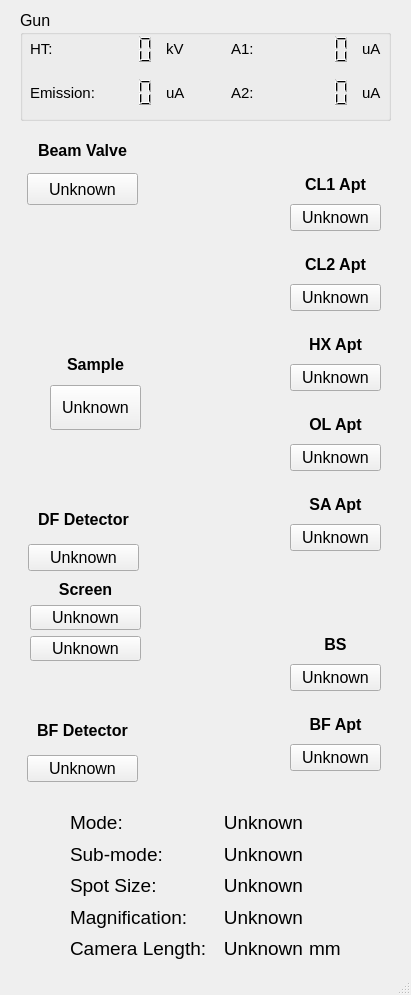
<?xml version="1.0" encoding="UTF-8"?>
<ui version="4.0">
 <class>MainWindow</class>
 <widget class="QMainWindow" name="MainWindow">
  <property name="geometry">
   <rect>
    <x>0</x>
    <y>0</y>
    <width>411</width>
    <height>995</height>
   </rect>
  </property>
  <property name="sizePolicy">
   <sizepolicy hsizetype="Fixed" vsizetype="Fixed">
    <horstretch>0</horstretch>
    <verstretch>0</verstretch>
   </sizepolicy>
  </property>
  <property name="minimumSize">
   <size>
    <width>411</width>
    <height>995</height>
   </size>
  </property>
  <property name="maximumSize">
   <size>
    <width>411</width>
    <height>995</height>
   </size>
  </property>
  <property name="font">
   <font>
    <pointsize>12</pointsize>
   </font>
  </property>
  <property name="windowTitle">
   <string>Scope Viewer</string>
  </property>
  <property name="windowIcon">
   <iconset>
    <normalon>platy.png</normalon>
   </iconset>
  </property>
  <widget class="QWidget" name="centralwidget">
   <widget class="QGroupBox" name="groupBox">
    <property name="geometry">
     <rect>
      <x>20</x>
      <y>10</y>
      <width>371</width>
      <height>111</height>
     </rect>
    </property>
    <property name="font">
     <font>
      <pointsize>12</pointsize>
     </font>
    </property>
    <property name="title">
     <string>Gun</string>
    </property>
    <widget class="QWidget" name="gridLayoutWidget">
     <property name="geometry">
      <rect>
       <x>10</x>
       <y>20</y>
       <width>351</width>
       <height>81</height>
      </rect>
     </property>
     <property name="font">
      <font>
       <pointsize>10</pointsize>
      </font>
     </property>
     <layout class="QGridLayout" name="gridLayout">
      <item row="0" column="4">
       <widget class="QLabel" name="label_34">
        <property name="font">
         <font>
          <pointsize>11</pointsize>
         </font>
        </property>
        <property name="text">
         <string>A1:</string>
        </property>
       </widget>
      </item>
      <item row="0" column="2">
       <widget class="QLabel" name="label_5">
        <property name="sizePolicy">
         <sizepolicy hsizetype="Fixed" vsizetype="Preferred">
          <horstretch>0</horstretch>
          <verstretch>0</verstretch>
         </sizepolicy>
        </property>
        <property name="font">
         <font>
          <pointsize>11</pointsize>
         </font>
        </property>
        <property name="text">
         <string>kV</string>
        </property>
       </widget>
      </item>
      <item row="0" column="6">
       <widget class="QLabel" name="label_36">
        <property name="sizePolicy">
         <sizepolicy hsizetype="Fixed" vsizetype="Preferred">
          <horstretch>0</horstretch>
          <verstretch>0</verstretch>
         </sizepolicy>
        </property>
        <property name="font">
         <font>
          <pointsize>11</pointsize>
         </font>
        </property>
        <property name="text">
         <string>uA</string>
        </property>
       </widget>
      </item>
      <item row="0" column="5">
       <widget class="QLCDNumber" name="A1LCD">
        <property name="font">
         <font>
          <pointsize>12</pointsize>
         </font>
        </property>
        <property name="frameShape">
         <enum>QFrame::NoFrame</enum>
        </property>
        <property name="smallDecimalPoint">
         <bool>true</bool>
        </property>
        <property name="digitCount">
         <number>3</number>
        </property>
       </widget>
      </item>
      <item row="0" column="3">
       <spacer name="horizontalSpacer">
        <property name="font">
         <font>
          <pointsize>10</pointsize>
         </font>
        </property>
        <property name="orientation">
         <enum>Qt::Horizontal</enum>
        </property>
        <property name="sizeType">
         <enum>QSizePolicy::Fixed</enum>
        </property>
        <property name="sizeHint" stdset="0">
         <size>
          <width>40</width>
          <height>20</height>
         </size>
        </property>
       </spacer>
      </item>
      <item row="0" column="1">
       <widget class="QLCDNumber" name="HTLCD">
        <property name="font">
         <font>
          <pointsize>12</pointsize>
         </font>
        </property>
        <property name="frameShape">
         <enum>QFrame::NoFrame</enum>
        </property>
        <property name="smallDecimalPoint">
         <bool>true</bool>
        </property>
        <property name="digitCount">
         <number>3</number>
        </property>
       </widget>
      </item>
      <item row="1" column="2">
       <widget class="QLabel" name="label_6">
        <property name="sizePolicy">
         <sizepolicy hsizetype="Fixed" vsizetype="Preferred">
          <horstretch>0</horstretch>
          <verstretch>0</verstretch>
         </sizepolicy>
        </property>
        <property name="font">
         <font>
          <pointsize>11</pointsize>
         </font>
        </property>
        <property name="text">
         <string>uA</string>
        </property>
       </widget>
      </item>
      <item row="1" column="1">
       <widget class="QLCDNumber" name="EmissionLCD">
        <property name="font">
         <font>
          <family>MS UI Gothic</family>
          <pointsize>12</pointsize>
         </font>
        </property>
        <property name="frameShape">
         <enum>QFrame::NoFrame</enum>
        </property>
        <property name="smallDecimalPoint">
         <bool>true</bool>
        </property>
        <property name="digitCount">
         <number>3</number>
        </property>
       </widget>
      </item>
      <item row="0" column="0">
       <widget class="QLabel" name="label">
        <property name="font">
         <font>
          <pointsize>11</pointsize>
         </font>
        </property>
        <property name="text">
         <string>HT:</string>
        </property>
       </widget>
      </item>
      <item row="1" column="0">
       <widget class="QLabel" name="label_2">
        <property name="font">
         <font>
          <pointsize>11</pointsize>
         </font>
        </property>
        <property name="text">
         <string>Emission:</string>
        </property>
       </widget>
      </item>
      <item row="1" column="4">
       <widget class="QLabel" name="label_35">
        <property name="font">
         <font>
          <pointsize>11</pointsize>
         </font>
        </property>
        <property name="text">
         <string>A2:</string>
        </property>
       </widget>
      </item>
      <item row="1" column="6">
       <widget class="QLabel" name="label_37">
        <property name="sizePolicy">
         <sizepolicy hsizetype="Fixed" vsizetype="Preferred">
          <horstretch>0</horstretch>
          <verstretch>0</verstretch>
         </sizepolicy>
        </property>
        <property name="font">
         <font>
          <pointsize>11</pointsize>
         </font>
        </property>
        <property name="text">
         <string>uA</string>
        </property>
       </widget>
      </item>
      <item row="1" column="5">
       <widget class="QLCDNumber" name="A2LCD">
        <property name="font">
         <font>
          <pointsize>12</pointsize>
         </font>
        </property>
        <property name="autoFillBackground">
         <bool>false</bool>
        </property>
        <property name="frameShape">
         <enum>QFrame::NoFrame</enum>
        </property>
        <property name="smallDecimalPoint">
         <bool>true</bool>
        </property>
        <property name="digitCount">
         <number>3</number>
        </property>
       </widget>
      </item>
     </layout>
    </widget>
   </widget>
   <widget class="QWidget" name="gridLayoutWidget_12">
    <property name="geometry">
     <rect>
      <x>70</x>
      <y>810</y>
      <width>271</width>
      <height>151</height>
     </rect>
    </property>
    <layout class="QGridLayout" name="gridLayout_12">
     <item row="4" column="0">
      <widget class="QLabel" name="label_28">
       <property name="font">
        <font>
         <pointsize>14</pointsize>
        </font>
       </property>
       <property name="text">
        <string>Camera Length:</string>
       </property>
      </widget>
     </item>
     <item row="2" column="0">
      <widget class="QLabel" name="label_21">
       <property name="font">
        <font>
         <pointsize>14</pointsize>
        </font>
       </property>
       <property name="text">
        <string>Spot Size:</string>
       </property>
      </widget>
     </item>
     <item row="0" column="0">
      <widget class="QLabel" name="label_20">
       <property name="font">
        <font>
         <pointsize>14</pointsize>
        </font>
       </property>
       <property name="text">
        <string>Mode:</string>
       </property>
      </widget>
     </item>
     <item row="3" column="2">
      <widget class="QLabel" name="label_22">
       <property name="sizePolicy">
        <sizepolicy hsizetype="Fixed" vsizetype="Preferred">
         <horstretch>0</horstretch>
         <verstretch>0</verstretch>
        </sizepolicy>
       </property>
       <property name="text">
        <string/>
       </property>
      </widget>
     </item>
     <item row="3" column="1">
      <widget class="QLabel" name="MagLabel">
       <property name="font">
        <font>
         <pointsize>14</pointsize>
        </font>
       </property>
       <property name="text">
        <string>Unknown</string>
       </property>
       <property name="alignment">
        <set>Qt::AlignRight|Qt::AlignTrailing|Qt::AlignVCenter</set>
       </property>
      </widget>
     </item>
     <item row="3" column="0">
      <widget class="QLabel" name="label_17">
       <property name="font">
        <font>
         <pointsize>14</pointsize>
        </font>
       </property>
       <property name="text">
        <string>Magnification:</string>
       </property>
      </widget>
     </item>
     <item row="2" column="1">
      <widget class="QLabel" name="SpotLabel">
       <property name="font">
        <font>
         <pointsize>14</pointsize>
        </font>
       </property>
       <property name="text">
        <string>Unknown</string>
       </property>
       <property name="alignment">
        <set>Qt::AlignRight|Qt::AlignTrailing|Qt::AlignVCenter</set>
       </property>
      </widget>
     </item>
     <item row="0" column="1">
      <widget class="QLabel" name="ModeLabel">
       <property name="font">
        <font>
         <pointsize>14</pointsize>
        </font>
       </property>
       <property name="text">
        <string>Unknown</string>
       </property>
       <property name="alignment">
        <set>Qt::AlignRight|Qt::AlignTrailing|Qt::AlignVCenter</set>
       </property>
      </widget>
     </item>
     <item row="4" column="1">
      <widget class="QLabel" name="CLLabel">
       <property name="font">
        <font>
         <pointsize>14</pointsize>
        </font>
       </property>
       <property name="text">
        <string>Unknown</string>
       </property>
       <property name="alignment">
        <set>Qt::AlignRight|Qt::AlignTrailing|Qt::AlignVCenter</set>
       </property>
      </widget>
     </item>
     <item row="1" column="1">
      <widget class="QLabel" name="subModeLAbel">
       <property name="font">
        <font>
         <pointsize>14</pointsize>
        </font>
       </property>
       <property name="text">
        <string>Unknown</string>
       </property>
       <property name="alignment">
        <set>Qt::AlignRight|Qt::AlignTrailing|Qt::AlignVCenter</set>
       </property>
      </widget>
     </item>
     <item row="4" column="2">
      <widget class="QLabel" name="label_30">
       <property name="font">
        <font>
         <pointsize>14</pointsize>
        </font>
       </property>
       <property name="text">
        <string>mm</string>
       </property>
       <property name="alignment">
        <set>Qt::AlignLeading|Qt::AlignLeft|Qt::AlignVCenter</set>
       </property>
      </widget>
     </item>
     <item row="1" column="0">
      <widget class="QLabel" name="label_32">
       <property name="font">
        <font>
         <pointsize>14</pointsize>
        </font>
       </property>
       <property name="text">
        <string>Sub-mode:</string>
       </property>
      </widget>
     </item>
    </layout>
   </widget>
   <widget class="QLabel" name="Bkg">
    <property name="geometry">
     <rect>
      <x>138</x>
      <y>120</y>
      <width>160</width>
      <height>681</height>
     </rect>
    </property>
    <property name="text">
     <string/>
    </property>
    <property name="pixmap">
     <pixmap>bkg.png</pixmap>
    </property>
   </widget>
   <widget class="QLabel" name="BV">
    <property name="geometry">
     <rect>
      <x>139</x>
      <y>180</y>
      <width>150</width>
      <height>21</height>
     </rect>
    </property>
    <property name="sizePolicy">
     <sizepolicy hsizetype="Preferred" vsizetype="Preferred">
      <horstretch>0</horstretch>
      <verstretch>0</verstretch>
     </sizepolicy>
    </property>
    <property name="text">
     <string/>
    </property>
    <property name="pixmap">
     <pixmap>bv.png</pixmap>
    </property>
    <property name="alignment">
     <set>Qt::AlignCenter</set>
    </property>
    <property name="wordWrap">
     <bool>false</bool>
    </property>
   </widget>
   <widget class="QLabel" name="CL1Apt">
    <property name="geometry">
     <rect>
      <x>207</x>
      <y>206</y>
      <width>101</width>
      <height>21</height>
     </rect>
    </property>
    <property name="text">
     <string/>
    </property>
    <property name="pixmap">
     <pixmap>apt.png</pixmap>
    </property>
   </widget>
   <widget class="QLabel" name="CL2Apt">
    <property name="geometry">
     <rect>
      <x>207</x>
      <y>286</y>
      <width>101</width>
      <height>21</height>
     </rect>
    </property>
    <property name="text">
     <string/>
    </property>
    <property name="pixmap">
     <pixmap>apt.png</pixmap>
    </property>
   </widget>
   <widget class="QLabel" name="HXApt">
    <property name="geometry">
     <rect>
      <x>207</x>
      <y>366</y>
      <width>101</width>
      <height>21</height>
     </rect>
    </property>
    <property name="text">
     <string/>
    </property>
    <property name="pixmap">
     <pixmap>apt.png</pixmap>
    </property>
   </widget>
   <widget class="QLabel" name="OLApt">
    <property name="geometry">
     <rect>
      <x>207</x>
      <y>446</y>
      <width>101</width>
      <height>21</height>
     </rect>
    </property>
    <property name="text">
     <string/>
    </property>
    <property name="pixmap">
     <pixmap>apt.png</pixmap>
    </property>
   </widget>
   <widget class="QLabel" name="SAApt">
    <property name="geometry">
     <rect>
      <x>207</x>
      <y>526</y>
      <width>101</width>
      <height>21</height>
     </rect>
    </property>
    <property name="text">
     <string/>
    </property>
    <property name="pixmap">
     <pixmap>apt.png</pixmap>
    </property>
   </widget>
   <widget class="QLabel" name="BS">
    <property name="geometry">
     <rect>
      <x>203</x>
      <y>666</y>
      <width>101</width>
      <height>21</height>
     </rect>
    </property>
    <property name="text">
     <string/>
    </property>
    <property name="pixmap">
     <pixmap>bs.png</pixmap>
    </property>
   </widget>
   <widget class="QLabel" name="BFApt">
    <property name="geometry">
     <rect>
      <x>207</x>
      <y>746</y>
      <width>101</width>
      <height>21</height>
     </rect>
    </property>
    <property name="text">
     <string/>
    </property>
    <property name="pixmap">
     <pixmap>apt.png</pixmap>
    </property>
   </widget>
   <widget class="QLabel" name="LScreen">
    <property name="geometry">
     <rect>
      <x>144</x>
      <y>640</y>
      <width>141</width>
      <height>21</height>
     </rect>
    </property>
    <property name="text">
     <string/>
    </property>
    <property name="pixmap">
     <pixmap>Lscreen.png</pixmap>
    </property>
   </widget>
   <widget class="QLabel" name="FScreen">
    <property name="geometry">
     <rect>
      <x>194</x>
      <y>610</y>
      <width>41</width>
      <height>21</height>
     </rect>
    </property>
    <property name="text">
     <string/>
    </property>
    <property name="pixmap">
     <pixmap>Fscreen.png</pixmap>
    </property>
   </widget>
   <widget class="QLabel" name="DFDet">
    <property name="geometry">
     <rect>
      <x>135</x>
      <y>547</y>
      <width>101</width>
      <height>21</height>
     </rect>
    </property>
    <property name="text">
     <string/>
    </property>
    <property name="pixmap">
     <pixmap>det.png</pixmap>
    </property>
   </widget>
   <widget class="QLabel" name="BFDet">
    <property name="geometry">
     <rect>
      <x>138</x>
      <y>760</y>
      <width>101</width>
      <height>21</height>
     </rect>
    </property>
    <property name="text">
     <string/>
    </property>
    <property name="pixmap">
     <pixmap>det.png</pixmap>
    </property>
   </widget>
   <widget class="QLabel" name="Sample">
    <property name="geometry">
     <rect>
      <x>123</x>
      <y>396</y>
      <width>101</width>
      <height>21</height>
     </rect>
    </property>
    <property name="text">
     <string/>
    </property>
    <property name="pixmap">
     <pixmap>sample.png</pixmap>
    </property>
   </widget>
   <widget class="QWidget" name="verticalLayoutWidget_2">
    <property name="enabled">
     <bool>true</bool>
    </property>
    <property name="geometry">
     <rect>
      <x>27</x>
      <y>134</y>
      <width>111</width>
      <height>71</height>
     </rect>
    </property>
    <layout class="QVBoxLayout" name="verticalLayout_2">
     <item>
      <widget class="QLabel" name="label_3">
       <property name="enabled">
        <bool>true</bool>
       </property>
       <property name="font">
        <font>
         <pointsize>12</pointsize>
         <weight>75</weight>
         <bold>true</bold>
        </font>
       </property>
       <property name="text">
        <string>Beam Valve</string>
       </property>
       <property name="alignment">
        <set>Qt::AlignCenter</set>
       </property>
      </widget>
     </item>
     <item>
      <widget class="QPushButton" name="BVButton">
       <property name="enabled">
        <bool>true</bool>
       </property>
       <property name="sizePolicy">
        <sizepolicy hsizetype="Minimum" vsizetype="Minimum">
         <horstretch>0</horstretch>
         <verstretch>0</verstretch>
        </sizepolicy>
       </property>
       <property name="minimumSize">
        <size>
         <width>0</width>
         <height>10</height>
        </size>
       </property>
       <property name="font">
        <font>
         <pointsize>12</pointsize>
        </font>
       </property>
       <property name="text">
        <string>Unknown</string>
       </property>
      </widget>
     </item>
    </layout>
   </widget>
   <widget class="QWidget" name="verticalLayoutWidget_3">
    <property name="enabled">
     <bool>true</bool>
    </property>
    <property name="geometry">
     <rect>
      <x>50</x>
      <y>349</y>
      <width>91</width>
      <height>81</height>
     </rect>
    </property>
    <layout class="QVBoxLayout" name="verticalLayout_5">
     <item>
      <widget class="QLabel" name="label_8">
       <property name="enabled">
        <bool>true</bool>
       </property>
       <property name="minimumSize">
        <size>
         <width>80</width>
         <height>0</height>
        </size>
       </property>
       <property name="font">
        <font>
         <pointsize>12</pointsize>
         <weight>75</weight>
         <bold>true</bold>
        </font>
       </property>
       <property name="text">
        <string>Sample</string>
       </property>
       <property name="alignment">
        <set>Qt::AlignCenter</set>
       </property>
      </widget>
     </item>
     <item>
      <widget class="QPushButton" name="SampleButton">
       <property name="enabled">
        <bool>true</bool>
       </property>
       <property name="minimumSize">
        <size>
         <width>45</width>
         <height>45</height>
        </size>
       </property>
       <property name="font">
        <font>
         <pointsize>12</pointsize>
        </font>
       </property>
       <property name="text">
        <string>Unknown</string>
       </property>
      </widget>
     </item>
    </layout>
   </widget>
   <widget class="QWidget" name="verticalLayoutWidget_4">
    <property name="enabled">
     <bool>true</bool>
    </property>
    <property name="geometry">
     <rect>
      <x>28</x>
      <y>500</y>
      <width>111</width>
      <height>71</height>
     </rect>
    </property>
    <layout class="QVBoxLayout" name="verticalLayout_6">
     <item>
      <widget class="QLabel" name="label_9">
       <property name="enabled">
        <bool>true</bool>
       </property>
       <property name="font">
        <font>
         <pointsize>12</pointsize>
         <weight>75</weight>
         <bold>true</bold>
        </font>
       </property>
       <property name="text">
        <string>DF Detector</string>
       </property>
       <property name="alignment">
        <set>Qt::AlignCenter</set>
       </property>
      </widget>
     </item>
     <item>
      <widget class="QPushButton" name="DFButton">
       <property name="enabled">
        <bool>true</bool>
       </property>
       <property name="font">
        <font>
         <pointsize>12</pointsize>
        </font>
       </property>
       <property name="text">
        <string>Unknown</string>
       </property>
      </widget>
     </item>
    </layout>
   </widget>
   <widget class="QWidget" name="verticalLayoutWidget_5">
    <property name="enabled">
     <bool>true</bool>
    </property>
    <property name="geometry">
     <rect>
      <x>27</x>
      <y>711</y>
      <width>111</width>
      <height>71</height>
     </rect>
    </property>
    <layout class="QVBoxLayout" name="verticalLayout_7">
     <item>
      <widget class="QLabel" name="label_11">
       <property name="enabled">
        <bool>true</bool>
       </property>
       <property name="font">
        <font>
         <pointsize>12</pointsize>
         <weight>75</weight>
         <bold>true</bold>
        </font>
       </property>
       <property name="text">
        <string>BF Detector</string>
       </property>
       <property name="alignment">
        <set>Qt::AlignCenter</set>
       </property>
      </widget>
     </item>
     <item>
      <widget class="QPushButton" name="BFButton">
       <property name="enabled">
        <bool>true</bool>
       </property>
       <property name="font">
        <font>
         <pointsize>12</pointsize>
        </font>
       </property>
       <property name="text">
        <string>Unknown</string>
       </property>
      </widget>
     </item>
    </layout>
   </widget>
   <widget class="QWidget" name="verticalLayoutWidget_6">
    <property name="enabled">
     <bool>true</bool>
    </property>
    <property name="geometry">
     <rect>
      <x>30</x>
      <y>580</y>
      <width>111</width>
      <height>81</height>
     </rect>
    </property>
    <layout class="QVBoxLayout" name="verticalLayout_8">
     <item>
      <widget class="QLabel" name="label_12">
       <property name="enabled">
        <bool>true</bool>
       </property>
       <property name="font">
        <font>
         <pointsize>12</pointsize>
         <weight>75</weight>
         <bold>true</bold>
        </font>
       </property>
       <property name="text">
        <string>Screen</string>
       </property>
       <property name="alignment">
        <set>Qt::AlignCenter</set>
       </property>
      </widget>
     </item>
     <item>
      <widget class="QPushButton" name="FScreenButton">
       <property name="enabled">
        <bool>true</bool>
       </property>
       <property name="font">
        <font>
         <pointsize>12</pointsize>
        </font>
       </property>
       <property name="text">
        <string>Unknown</string>
       </property>
      </widget>
     </item>
     <item>
      <widget class="QPushButton" name="LScreenButton">
       <property name="enabled">
        <bool>true</bool>
       </property>
       <property name="font">
        <font>
         <pointsize>12</pointsize>
        </font>
       </property>
       <property name="text">
        <string>Unknown</string>
       </property>
      </widget>
     </item>
    </layout>
   </widget>
   <widget class="QWidget" name="verticalLayoutWidget_7">
    <property name="enabled">
     <bool>true</bool>
    </property>
    <property name="geometry">
     <rect>
      <x>290</x>
      <y>170</y>
      <width>91</width>
      <height>61</height>
     </rect>
    </property>
    <layout class="QVBoxLayout" name="verticalLayout_9">
     <item>
      <widget class="QLabel" name="label_10">
       <property name="enabled">
        <bool>true</bool>
       </property>
       <property name="font">
        <font>
         <pointsize>12</pointsize>
         <weight>75</weight>
         <bold>true</bold>
        </font>
       </property>
       <property name="text">
        <string>CL1 Apt</string>
       </property>
       <property name="alignment">
        <set>Qt::AlignCenter</set>
       </property>
      </widget>
     </item>
     <item>
      <widget class="QPushButton" name="CL1Button">
       <property name="font">
        <font>
         <pointsize>12</pointsize>
        </font>
       </property>
       <property name="text">
        <string>Unknown</string>
       </property>
      </widget>
     </item>
    </layout>
   </widget>
   <widget class="QWidget" name="verticalLayoutWidget_8">
    <property name="enabled">
     <bool>true</bool>
    </property>
    <property name="geometry">
     <rect>
      <x>290</x>
      <y>250</y>
      <width>91</width>
      <height>61</height>
     </rect>
    </property>
    <layout class="QVBoxLayout" name="verticalLayout_10">
     <item>
      <widget class="QLabel" name="label_13">
       <property name="enabled">
        <bool>true</bool>
       </property>
       <property name="font">
        <font>
         <pointsize>12</pointsize>
         <weight>75</weight>
         <bold>true</bold>
        </font>
       </property>
       <property name="text">
        <string>CL2 Apt</string>
       </property>
       <property name="alignment">
        <set>Qt::AlignCenter</set>
       </property>
      </widget>
     </item>
     <item>
      <widget class="QPushButton" name="CL2Button">
       <property name="font">
        <font>
         <pointsize>12</pointsize>
        </font>
       </property>
       <property name="text">
        <string>Unknown</string>
       </property>
      </widget>
     </item>
    </layout>
   </widget>
   <widget class="QWidget" name="verticalLayoutWidget_9">
    <property name="enabled">
     <bool>true</bool>
    </property>
    <property name="geometry">
     <rect>
      <x>290</x>
      <y>330</y>
      <width>91</width>
      <height>61</height>
     </rect>
    </property>
    <layout class="QVBoxLayout" name="verticalLayout_11">
     <item>
      <widget class="QLabel" name="label_14">
       <property name="enabled">
        <bool>true</bool>
       </property>
       <property name="font">
        <font>
         <pointsize>12</pointsize>
         <weight>75</weight>
         <bold>true</bold>
        </font>
       </property>
       <property name="text">
        <string>HX Apt</string>
       </property>
       <property name="alignment">
        <set>Qt::AlignCenter</set>
       </property>
      </widget>
     </item>
     <item>
      <widget class="QPushButton" name="HXButton">
       <property name="font">
        <font>
         <pointsize>12</pointsize>
        </font>
       </property>
       <property name="text">
        <string>Unknown</string>
       </property>
      </widget>
     </item>
    </layout>
   </widget>
   <widget class="QWidget" name="verticalLayoutWidget_10">
    <property name="enabled">
     <bool>true</bool>
    </property>
    <property name="geometry">
     <rect>
      <x>290</x>
      <y>410</y>
      <width>91</width>
      <height>61</height>
     </rect>
    </property>
    <layout class="QVBoxLayout" name="verticalLayout_12">
     <item>
      <widget class="QLabel" name="label_15">
       <property name="enabled">
        <bool>true</bool>
       </property>
       <property name="font">
        <font>
         <pointsize>12</pointsize>
         <weight>75</weight>
         <bold>true</bold>
        </font>
       </property>
       <property name="text">
        <string>OL Apt</string>
       </property>
       <property name="alignment">
        <set>Qt::AlignCenter</set>
       </property>
      </widget>
     </item>
     <item>
      <widget class="QPushButton" name="OLButton">
       <property name="font">
        <font>
         <pointsize>12</pointsize>
        </font>
       </property>
       <property name="text">
        <string>Unknown</string>
       </property>
      </widget>
     </item>
    </layout>
   </widget>
   <widget class="QWidget" name="verticalLayoutWidget_11">
    <property name="enabled">
     <bool>true</bool>
    </property>
    <property name="geometry">
     <rect>
      <x>290</x>
      <y>490</y>
      <width>91</width>
      <height>61</height>
     </rect>
    </property>
    <layout class="QVBoxLayout" name="verticalLayout_13">
     <item>
      <widget class="QLabel" name="label_16">
       <property name="enabled">
        <bool>true</bool>
       </property>
       <property name="font">
        <font>
         <pointsize>12</pointsize>
         <weight>75</weight>
         <bold>true</bold>
        </font>
       </property>
       <property name="text">
        <string>SA Apt</string>
       </property>
       <property name="alignment">
        <set>Qt::AlignCenter</set>
       </property>
      </widget>
     </item>
     <item>
      <widget class="QPushButton" name="SAButton">
       <property name="font">
        <font>
         <pointsize>12</pointsize>
        </font>
       </property>
       <property name="text">
        <string>Unknown</string>
       </property>
      </widget>
     </item>
    </layout>
   </widget>
   <widget class="QWidget" name="verticalLayoutWidget_12">
    <property name="enabled">
     <bool>true</bool>
    </property>
    <property name="geometry">
     <rect>
      <x>290</x>
      <y>630</y>
      <width>91</width>
      <height>61</height>
     </rect>
    </property>
    <layout class="QVBoxLayout" name="verticalLayout_14">
     <item>
      <widget class="QLabel" name="label_18">
       <property name="enabled">
        <bool>true</bool>
       </property>
       <property name="font">
        <font>
         <pointsize>12</pointsize>
         <weight>75</weight>
         <bold>true</bold>
        </font>
       </property>
       <property name="text">
        <string>BS</string>
       </property>
       <property name="alignment">
        <set>Qt::AlignCenter</set>
       </property>
      </widget>
     </item>
     <item>
      <widget class="QPushButton" name="BSButton">
       <property name="font">
        <font>
         <pointsize>12</pointsize>
        </font>
       </property>
       <property name="text">
        <string>Unknown</string>
       </property>
      </widget>
     </item>
    </layout>
   </widget>
   <widget class="QWidget" name="verticalLayoutWidget_13">
    <property name="enabled">
     <bool>true</bool>
    </property>
    <property name="geometry">
     <rect>
      <x>290</x>
      <y>710</y>
      <width>91</width>
      <height>61</height>
     </rect>
    </property>
    <layout class="QVBoxLayout" name="verticalLayout_15">
     <item>
      <widget class="QLabel" name="label_19">
       <property name="enabled">
        <bool>true</bool>
       </property>
       <property name="font">
        <font>
         <pointsize>12</pointsize>
         <weight>75</weight>
         <bold>true</bold>
        </font>
       </property>
       <property name="text">
        <string>BF Apt</string>
       </property>
       <property name="alignment">
        <set>Qt::AlignCenter</set>
       </property>
      </widget>
     </item>
     <item>
      <widget class="QPushButton" name="BFAButton">
       <property name="font">
        <font>
         <pointsize>12</pointsize>
        </font>
       </property>
       <property name="text">
        <string>Unknown</string>
       </property>
      </widget>
     </item>
    </layout>
   </widget>
   <zorder>Bkg</zorder>
   <zorder>groupBox</zorder>
   <zorder>gridLayoutWidget_12</zorder>
   <zorder>CL1Apt</zorder>
   <zorder>CL2Apt</zorder>
   <zorder>HXApt</zorder>
   <zorder>OLApt</zorder>
   <zorder>SAApt</zorder>
   <zorder>BS</zorder>
   <zorder>BFApt</zorder>
   <zorder>LScreen</zorder>
   <zorder>FScreen</zorder>
   <zorder>DFDet</zorder>
   <zorder>BFDet</zorder>
   <zorder>Sample</zorder>
   <zorder>BV</zorder>
   <zorder>verticalLayoutWidget_2</zorder>
   <zorder>verticalLayoutWidget_3</zorder>
   <zorder>verticalLayoutWidget_4</zorder>
   <zorder>verticalLayoutWidget_5</zorder>
   <zorder>verticalLayoutWidget_6</zorder>
   <zorder>verticalLayoutWidget_7</zorder>
   <zorder>verticalLayoutWidget_8</zorder>
   <zorder>verticalLayoutWidget_9</zorder>
   <zorder>verticalLayoutWidget_10</zorder>
   <zorder>verticalLayoutWidget_11</zorder>
   <zorder>verticalLayoutWidget_12</zorder>
   <zorder>verticalLayoutWidget_13</zorder>
  </widget>
  <widget class="QStatusBar" name="statusbar"/>
 </widget>
 <resources/>
 <connections/>
</ui>
